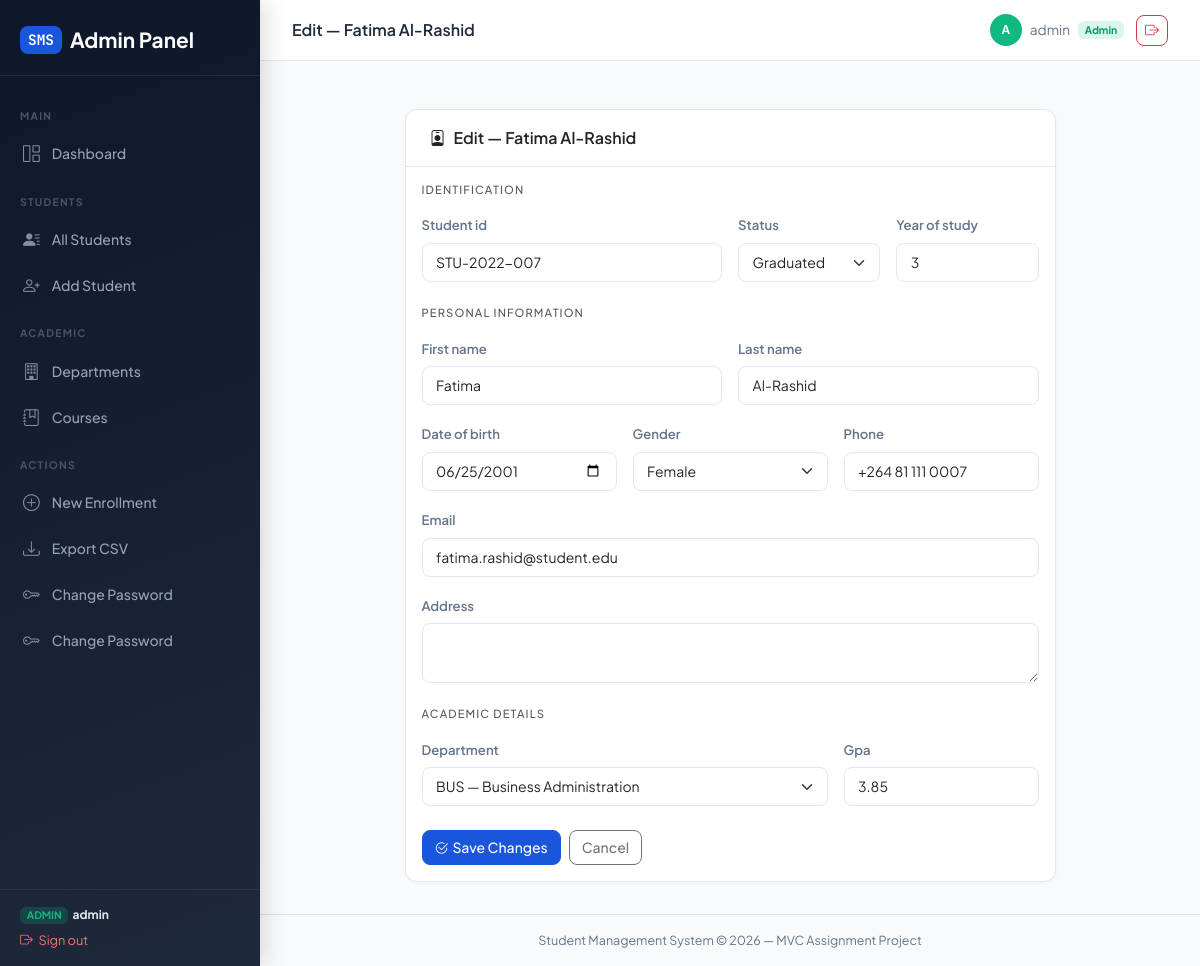
The page /students/7/edit/ (signed in) on the database its author committed.
### students/models.py (models this page shows, shortened)
class Student(models.Model):
    GENDER_CHOICES = [('M', 'Male'), ('F', 'Female'), ('O', 'Other')]
    STATUS_CHOICES = [
        ('active', 'Active'), ('inactive', 'Inactive'),
        ('graduated', 'Graduated'), ('suspended', 'Suspended'),
    ]
    student_id = models.CharField(
        max_length=20, unique=True,
        validators=[RegexValidator(r'^[A-Z0-9\-]+$',
                                   'Use uppercase letters, digits, and hyphens only.')],
        help_text="e.g. STU-2024-001")
    first_name    = models.CharField(max_length=50)
    last_name     = models.CharField(max_length=50)
    date_of_birth = models.DateField()
    gender        = models.CharField(max_length=1, choices=GENDER_CHOICES)
    email         = models.EmailField(unique=True)
    phone         = models.CharField(max_length=20, blank=True)
    address       = models.TextField(blank=True)
    department    = models.ForeignKey(
        Department, on_delete=models.SET_NULL, null=True, related_name='students')
    year_of_study = models.PositiveSmallIntegerField(
        default=1, validators=[MinValueValidator(1), MaxValueValidator(6)])
    gpa = models.DecimalField(
        max_digits=3, decimal_places=2, default=0.00,
        validators=[MinValueValidator(0.00), MaxValueValidator(4.00)])
    status      = models.CharField(max_length=15, choices=STATUS_CHOICES, default='active')
    enrolled_at = models.DateField(auto_now_add=True)
    updated_at  = models.DateTimeField(auto_now=True)
    class Meta:
        ordering = ['last_name', 'first_name']
    @property
    def full_name(self):
        return f"{self.first_name} {self.last_name}"

### students/views.py (the view)
# urls.py: path('students/<int:pk>/edit/',     views.student_edit,        name='student_edit'),
@admin_required
def student_edit(request, pk):
    student = get_object_or_404(Student, pk=pk)
    if request.method == 'POST':
        form = StudentForm(request.POST, instance=student)
        if form.is_valid():
            form.save()
            messages.success(request, f'Student {student.full_name} updated successfully!')
            return redirect('student_detail', pk=student.pk)
        else:
            messages.error(request, 'Please correct the errors below.')
    else:
        form = StudentForm(instance=student)
    return render(request, 'students/student_form.html', {
        'form': form, 'student': student,
        'title': f'Edit — {student.full_name}', 'button': 'Save Changes'})

### students/access.py (called while the page is built)
def is_admin(user):
    return user.is_authenticated and (user.is_staff or user.is_superuser)

def admin_required(view_func):
    @wraps(view_func)
    def wrapper(request, *args, **kwargs):
        if not request.user.is_authenticated:
            messages.warning(request, 'Please log in to access that page.')
            return redirect('landing')
        if not is_admin(request.user):
            messages.error(request, 'You do not have permission to access that page.')
            return redirect('student_portal')
        return view_func(request, *args, **kwargs)
    return wrapper

### students/models.py (called while the page is built)
    def __str__(self):
        return f"{self.code} — {self.name}"

### students/templates/students/student_form.html (shortened to what this page needs)
{% extends 'students/base.html' %}
{% block page_title %}{{ title }}{% endblock %}
{% block content %}
<div class="row justify-content-center">
  <div class="col-lg-9">
    <div class="card">
      <div class="card-header">
        <i class="bi bi-person-badge me-2"></i>{{ title }}
      </div>
      <div class="card-body">
        <form method="post" novalidate>
          <h6 class="text-muted text-uppercase fw-700 mb-3"
              style="font-size:.7rem;letter-spacing:.1em">
            Identification
          </h6>
          <div class="row g-3 mb-4">
            <div class="col-md-6">
              <label class="form-label">{{ form.student_id.label }}</label>
              {{ form.student_id }}
            </div>
            <div class="col-md-3">
              <label class="form-label">{{ form.status.label }}</label>
              {{ form.status }}
            </div>
            <div class="col-md-3">
              <label class="form-label">{{ form.year_of_study.label }}</label>
              {{ form.year_of_study }}
            </div>
          </div>
          <h6 class="text-muted text-uppercase fw-700 mb-3"
              style="font-size:.7rem;letter-spacing:.1em">
            Personal Information
          </h6>
          <div class="row g-3 mb-4">
            <div class="col-md-6">
              <label class="form-label">{{ form.first_name.label }}</label>
              {{ form.first_name }}
            </div>
            <div class="col-md-6">
              <label class="form-label">{{ form.last_name.label }}</label>
              {{ form.last_name }}
            </div>
            <div class="col-md-4">
              <label class="form-label">{{ form.date_of_birth.label }}</label>
              {{ form.date_of_birth }}
            </div>
            <div class="col-md-4">
              <label class="form-label">{{ form.gender.label }}</label>
              {{ form.gender }}
            </div>
            <div class="col-md-4">
              <label class="form-label">{{ form.phone.label }}</label>
              {{ form.phone }}
            </div>
            <div class="col-12">
              <label class="form-label">{{ form.email.label }}</label>
              {{ form.email }}
            </div>
            <div class="col-12">
              <label class="form-label">{{ form.address.label }}</label>
              {{ form.address }}
            </div>
          </div>
          <h6 class="text-muted text-uppercase fw-700 mb-3"
              style="font-size:.7rem;letter-spacing:.1em">
            Academic Details
          </h6>
          <div class="row g-3 mb-4">
            <div class="col-md-8">
              <label class="form-label">{{ form.department.label }}</label>
              {{ form.department }}
            </div>
            <div class="col-md-4">
              <label class="form-label">{{ form.gpa.label }}</label>
              {{ form.gpa }}
            </div>
          </div>
          <div class="d-flex gap-2">
            <button type="submit" class="btn btn-primary">
              <i class="bi bi-check2-circle me-1"></i>{{ button }}
            </button>
            {% if student %}
            <a href="{% url 'student_detail' student.pk %}" class="btn btn-outline-secondary">
              Cancel
            </a>
            {% else %}
            <a href="{% url 'student_list' %}" class="btn btn-outline-secondary">Cancel</a>
            {% endif %}
          </div>
        </form>
      </div>
    </div>
  </div>
</div>
{% endblock %}

### students/templates/students/base.html (shortened to what this page needs)
<!DOCTYPE html>
<html lang="en">
<head>
  <link href="https://cdn.jsdelivr.net/npm/bootstrap@5.3.2/dist/css/bootstrap.min.css"
        rel="stylesheet"/>
  <link href="https://cdn.jsdelivr.net/npm/bootstrap-icons@1.11.3/font/bootstrap-icons.css"
        rel="stylesheet"/>
</head>
<body>
<aside class="sidebar" id="sidebar">
  <div class="sidebar-brand">
    <a href="{% if user.is_authenticated %}{% if user.is_staff or user.is_superuser %}{% url 'home' %}{% else %}{% url 'student_portal' %}{% endif %}{% else %}{% url 'landing' %}{% endif %}" class="logo">
      <span>SMS</span> {% if user.is_authenticated and not user.is_staff and not user.is_superuser %}Student Portal{% else %}Admin Panel{% endif %}
    </a>
  </div>
  <nav class="sidebar-nav">
    {% if user.is_authenticated and not user.is_staff and not user.is_superuser %}
      <div class="nav-section-label">My Portal</div>
      <a href="{% url 'student_portal' %}"
         class="sidebar-link {% if request.resolver_match.url_name == 'student_portal' %}active{% endif %}">
        <i class="bi bi-grid-1x2"></i> My Dashboard
      </a>
      <a href="{% url 'student_profile_view' %}"
         class="sidebar-link {% if request.resolver_match.url_name == 'student_profile_view' %}active{% endif %}">
        <i class="bi bi-person-circle"></i> My Profile
      </a>
      <div class="nav-section-label">Academic</div>
      <a href="{% url 'course_list' %}"
         class="sidebar-link {% if request.resolver_match.url_name == 'course_list' %}active{% endif %}">
        <i class="bi bi-journal-bookmark"></i> Course Catalogue
      </a>
      <a href="{% url 'department_list' %}"
         class="sidebar-link {% if request.resolver_match.url_name == 'department_list' %}active{% endif %}">
        <i class="bi bi-building"></i> Departments
      </a>
    {% elif user.is_authenticated %}
      <div class="nav-section-label">Main</div>
      <a href="{% url 'home' %}"
         class="sidebar-link {% if request.resolver_match.url_name == 'home' %}active{% endif %}">
        <i class="bi bi-grid-1x2"></i> Dashboard
      </a>
      <div class="nav-section-label">Students</div>
      <a href="{% url 'student_list' %}"
         class="sidebar-link {% if request.resolver_match.url_name == 'student_list' or request.resolver_match.url_name == 'student_detail' %}active{% endif %}">
        <i class="bi bi-person-lines-fill"></i> All Students
      </a>
      <a href="{% url 'student_create' %}" class="sidebar-link">
        <i class="bi bi-person-plus"></i> Add Student
      </a>
      <div class="nav-section-label">Academic</div>
      <a href="{% url 'department_list' %}"
         class="sidebar-link {% if 'department' in request.resolver_match.url_name %}active{% endif %}">
        <i class="bi bi-building"></i> Departments
      </a>
      <a href="{% url 'course_list' %}"
         class="sidebar-link {% if 'course' in request.resolver_match.url_name %}active{% endif %}">
        <i class="bi bi-journal-bookmark"></i> Courses
      </a>
      <div class="nav-section-label">Actions</div>
      <a href="{% url 'enrollment_create' %}" class="sidebar-link">
        <i class="bi bi-plus-circle"></i> New Enrollment
      </a>
      <a href="{% url 'export_students_csv' %}" class="sidebar-link">
        <i class="bi bi-download"></i> Export CSV
      </a>
      <a href="{% url 'admin_change_password' %}"
         class="sidebar-link {% if request.resolver_match.url_name == 'admin_change_password' %}active{% endif %}">
        <i class="bi bi-key"></i> Change Password
      </a>
      <a href="{% url 'admin_change_password' %}"
         class="sidebar-link {% if request.resolver_match.url_name == 'admin_change_password' %}active{% endif %}">
        <i class="bi bi-key"></i> Change Password
      </a>
    {% endif %}
  </nav>
  <div class="sidebar-footer">
    {% if user.is_authenticated %}
      {% if user.is_staff or user.is_superuser %}
        <div style="font-size:.75rem;margin-bottom:.4rem">
          <span class="badge" style="background:rgba(16,185,129,.2);color:#10b981;font-size:.65rem">ADMIN</span>
          &nbsp;<strong style="color:#e2e8f0">{{ user.username }}</strong>
        </div>
      {% else %}
        <div style="font-size:.75rem;margin-bottom:.4rem">
          <span class="badge" style="background:rgba(59,130,246,.2);color:#60a5fa;font-size:.65rem">STUDENT</span>
          &nbsp;<strong style="color:#e2e8f0">{{ user.username }}</strong>
        </div>
      {% endif %}
      <form method="post" action="{% url 'logout' %}" style="margin:0">
        <button type="submit"
                style="background:none;border:none;padding:0;cursor:pointer;font-size:.8rem;color:#f87171;text-decoration:none;display:flex;align-items:center;gap:.35rem;">
          <i class="bi bi-box-arrow-right"></i> Sign out
        </button>
      </form>
    {% endif %}
  </div>
</aside>
<div class="main-wrapper">
  <header class="topbar">
    <div class="d-flex align-items-center gap-3">
      <span class="page-title">{% block page_title %}Student Management System{% endblock %}</span>
    </div>
    <div class="user-pill">
      {% if user.is_authenticated %}
        <div class="user-avatar"
             style="{% if user.is_staff or user.is_superuser %}background:#10b981{% else %}background:#3b82f6{% endif %}">
          {{ user.username|first|upper }}
        </div>
        <span>{{ user.username }}</span>
        {% if user.is_staff or user.is_superuser %}
          <span class="badge" style="background:rgba(16,185,129,.15);color:#059669;font-size:.65rem;border-radius:6px">Admin</span>
        {% else %}
          <span class="badge" style="background:rgba(59,130,246,.15);color:#2563eb;font-size:.65rem;border-radius:6px">Student</span>
        {% endif %}
        <form method="post" action="{% url 'logout' %}" style="margin:0;display:inline">
          <button type="submit" class="btn btn-sm btn-outline-danger ms-1" title="Logout">
            <i class="bi bi-box-arrow-right"></i>
          </button>
        </form>
      {% else %}
        <a href="{% url 'login' %}" class="btn btn-sm btn-primary">
          <i class="bi bi-box-arrow-in-right me-1"></i>Login
        </a>
        <a href="{% url 'student_register' %}" class="btn btn-sm btn-outline-secondary">Register</a>
      {% endif %}
    </div>
  </header>
  <div class="px-4 pt-3">
  </div>
  <main class="content-area">
    {% block content %}{% endblock %}
  </main>
  <footer class="text-center py-3 border-top" style="font-size:.78rem;color:var(--muted)">
    Student Management System &copy; 2026 — MVC Assignment Project
  </footer>
</div>
</body>
</html>

### students/templates/students/base.html (style rules this page uses)
:root { --primary: #1a56db; --primary-d: #1245b5; --accent: #f59e0b; --success: #10b981; --danger: #ef4444; --surface: #f8fafc; --card: #ffffff; --border: #e2e8f0; --text: #1e293b; --muted: #64748b; --sidebar-w: 260px; }
*, *::before, *::after { box-sizing: border-box; }
body { font-family: 'Plus Jakarta Sans', sans-serif; background: var(--surface); color: var(--text); margin: 0; min-height: 100vh; display: flex; }
.sidebar { width: var(--sidebar-w); min-height: 100vh; background: linear-gradient(160deg, #0f172a 0%, #1e293b 100%); color: #cbd5e1; display: flex; flex-direction: column; position: fixed; top: 0; left: 0; bottom: 0; z-index: 100; box-shadow: 4px 0 24px rgba(0,0,0,.15); transition: transform .3s; }
.sidebar-brand { padding: 1.5rem 1.25rem 1.25rem; border-bottom: 1px solid rgba(255,255,255,.08); }
.sidebar-brand .logo { font-size: 1.3rem; font-weight: 700; color: #fff; text-decoration: none; display: flex; align-items: center; gap: .5rem; }
.sidebar-brand .logo span { background: var(--primary); color: #fff; border-radius: 8px; padding: .2rem .5rem; font-size: .9rem; font-family: 'JetBrains Mono', monospace; }
.sidebar-nav { flex: 1; overflow-y: auto; padding: 1rem 0; }
.nav-section-label { font-size: .65rem; font-weight: 700; text-transform: uppercase; letter-spacing: .12em; color: #475569; padding: 1rem 1.25rem .4rem; }
.sidebar-link { display: flex; align-items: center; gap: .75rem; padding: .6rem 1.25rem; color: #94a3b8; text-decoration: none; border-radius: 0; font-size: .875rem; font-weight: 500; transition: all .18s; border-left: 3px solid transparent; margin: .1rem 0; }
.sidebar-link .bi { font-size: 1.05rem; opacity: .85; }
.sidebar-footer { padding: 1rem 1.25rem; border-top: 1px solid rgba(255,255,255,.06); font-size: .8rem; color: #475569; }
.main-wrapper { margin-left: var(--sidebar-w); flex: 1; display: flex; flex-direction: column; min-height: 100vh; }
.topbar { background: var(--card); border-bottom: 1px solid var(--border); padding: .875rem 2rem; display: flex; align-items: center; justify-content: space-between; position: sticky; top: 0; z-index: 50; }
.topbar .page-title { font-size: 1rem; font-weight: 600; color: var(--text); }
.topbar .user-pill { display: flex; align-items: center; gap: .5rem; font-size: .85rem; color: var(--muted); }
.user-avatar { width: 32px; height: 32px; background: var(--primary); border-radius: 50%; display: flex; align-items: center; justify-content: center; color: #fff; font-size: .75rem; font-weight: 700; }
.content-area { padding: 2rem; flex: 1; }
.card { border: 1px solid var(--border); border-radius: 12px; box-shadow: 0 1px 4px rgba(0,0,0,.04); }
.card-header { background: var(--card); border-bottom: 1px solid var(--border); border-radius: 12px 12px 0 0 !important; padding: 1rem 1.5rem; font-weight: 600; }
.btn { border-radius: 8px; font-weight: 500; font-size: .875rem; }
.btn-primary { background:var(--primary); border-color:var(--primary); }
.form-control, .form-select { border-radius: 8px; border: 1px solid var(--border); font-size: .875rem; padding: .5rem .85rem; }
label.form-label { font-size: .82rem; font-weight: 600; color: var(--muted); }

### rows shown on the page
Student: student_id "STU-2022-007", status "Graduated", year_of_study "3", first_name "Fatima", last_name "Al-Rashid", date_of_birth "06/25/2001", gender "Female", phone "+264 81 111 0007", email "fatima.rashid@student.edu", department "BUS — Business Administration", gpa "3.85"

### other values the page prints
{{ user.username }} "admin"
{{ title }} "Edit — Fatima Al-Rashid"
{{ user.username|first|upper }} "A"
{{ button }} "Save Changes"
